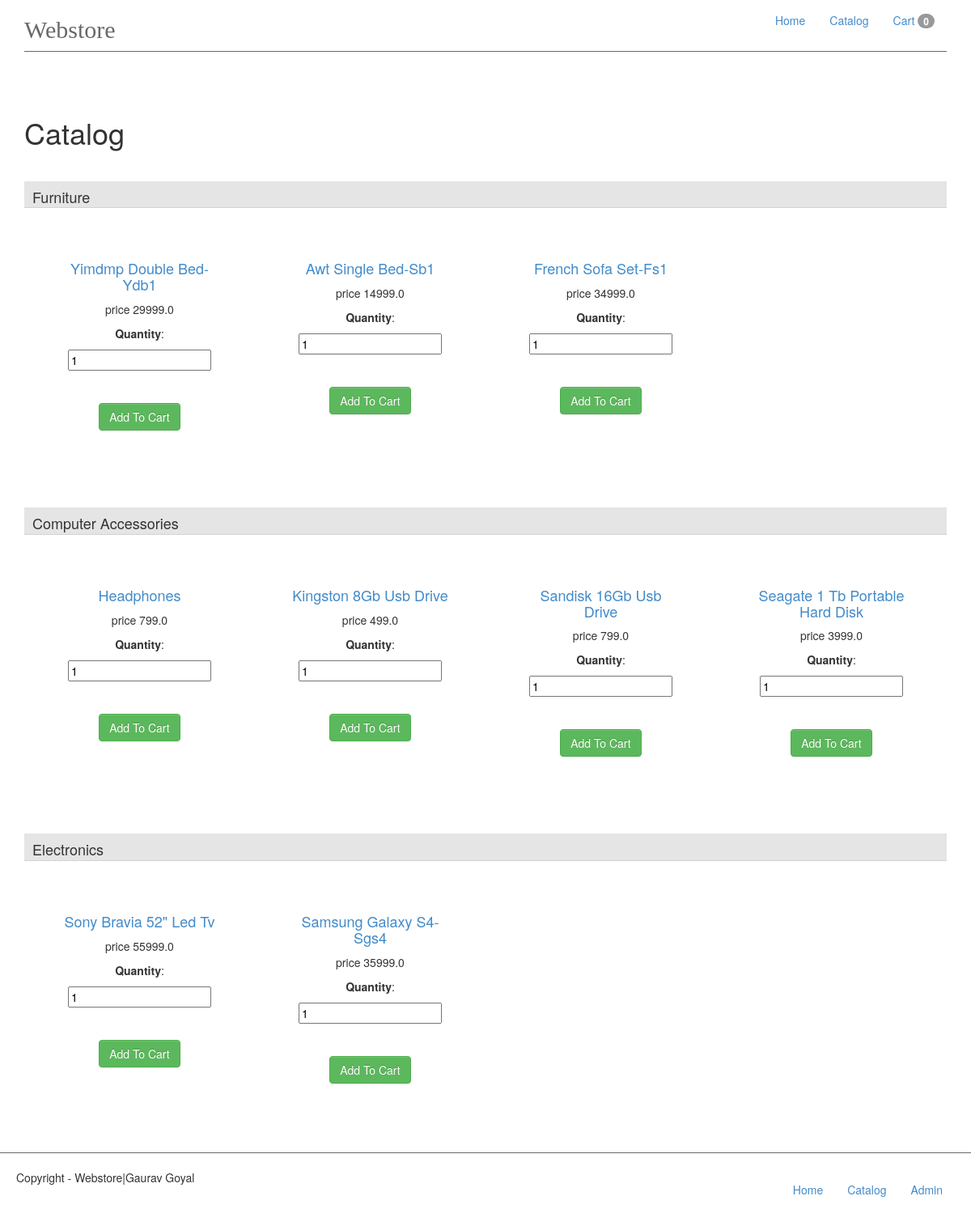
Page /catalog/ on the committed database.
### app/models.py (models this page shows, shortened)
class Category(db.Model):
    id = db.Column(db.Integer, primary_key=True)
    name = db.Column(db.String(50), unique=True, index=True)
    products = db.relationship('Product', backref='category', lazy='dynamic')

class Product(db.Model):
    id = db.Column(db.Integer, primary_key=True)
    name = db.Column(db.String(50), unique=True, index=True)
    price = db.Column(db.Float, index=True)
    category_id = db.Column(db.Integer, db.ForeignKey('category.id'))
    cart = db.relationship('Cart', backref='products', lazy='dynamic')

### app/views.py (the view, shortened to what this page needs)
@app.route('/catalog/', methods=['GET', 'POST'])
def catalog():
    count = shoppingcart.product_count()
    form = QuantityForm()
    category = Category.query.all()
    product = Product.query.all()
    return render_template('catalog.html', categories=category, products=product, form=form, count=count, cart_view=True)

### app/forms.py
class QuantityForm(Form):
    quantity = IntegerField('Quantity', validators=[Required('Please eneter quantity.'), NumberRange(min=1, message='Enter valid value')], default=1)

### app/shoppingcart.py (called while the page is built)
def get_cart_id():
    if 'username' in session:
        return session['username']
    else:
        if request.cookies.get('anonymous_user'):
            cart_id = request.cookies.get('anonymous_user')
        else:
            cart_id = _genrate_cart_id()
        return cart_id

def _genrate_cart_id():
    cart_id = ''
    characters = 'ABCDEFGHIJKLMNOPQRSTUVWXYZabcdefghijklmnopqrstuvwxyz' \
                 '1234567890!@#$%^&*()'
    cart_id_length = 50
    for y in range(cart_id_length):
        cart_id += characters[random.randint(0, len(characters)-1)]
    return cart_id

def get_cart_items():
    cart_items = Cart.query.filter_by(cart_id=get_cart_id())
    return cart_items

def product_count():
    return get_cart_items().count()

### app/templates/catalog.html (shortened to what this page needs)
{% extends 'base.html' %}
{% block content%}
<h1>Catalog</h1>
{% for category in categories %}
    <div class="row"><div id="show_products" class="col-md-12">
        <h4 id="category_name">{{ category.name }}</h4>
    <div>
        {% for product in products %}
        {% if category.id == product.category_id %}
       <div class="col-md-3" id="catalog_product">
       <div >    <h4 class="text-primary">{{ product.name }}</h4>
        <p>price {{ product.price }}</p>
            <form name="add_quantity" method="post">
            <label>{{ form.quantity.label }}</label>:
               <div> {{ form.quantity(size=1, class_='quant') }}</div>
                <br>
                <br>
            <input type="submit" value="Add To Cart" class="btn btn-success ">
            </form></div>
       </div>
        {% endif %}
        {% endfor %}
    </div>
    </div></div>
{% endfor %}
{% endblock %}

### app/static/css/main.css (style rules this page uses)
#main #show_products { margin-bottom: 20px; padding-top: 20px; }
#main #catalog_product { padding: 35px; }
#main #catalog_product>div { text-align: center; padding: 10px; }
#main #category_name { background-color: #e5e5e5; padding: 10px 10px 3px ; border-bottom: 1px solid lightgrey; }

### rows in the picture
Category: name "Furniture"
Product: name "Yimdmp Double Bed-Ydb1", price "29999.0", quantity.label "Quantity", quantity "1"
Product: name "Awt Single Bed-Sb1", price "14999.0", quantity.label "Quantity", quantity "1"
Product: name "French Sofa Set-Fs1", price "34999.0", quantity.label "Quantity", quantity "1"
Category: name "Computer Accessories"
Product: name "Headphones", price "799.0", quantity.label "Quantity", quantity "1"
Product: name "Kingston 8Gb Usb Drive", price "499.0", quantity.label "Quantity", quantity "1"
Product: name "Sandisk 16Gb Usb Drive", price "799.0", quantity.label "Quantity", quantity "1"
Product: name "Seagate 1 Tb Portable Hard Disk", price "3999.0", quantity.label "Quantity", quantity "1"
Category: name "Electronics"
Product: name "Sony Bravia 52\" Led Tv", price "55999.0", quantity.label "Quantity", quantity "1"
Product: name "Samsung Galaxy S4-Sgs4", price "35999.0", quantity.label "Quantity", quantity "1"

### other values in the picture
{{ count }} "0"
